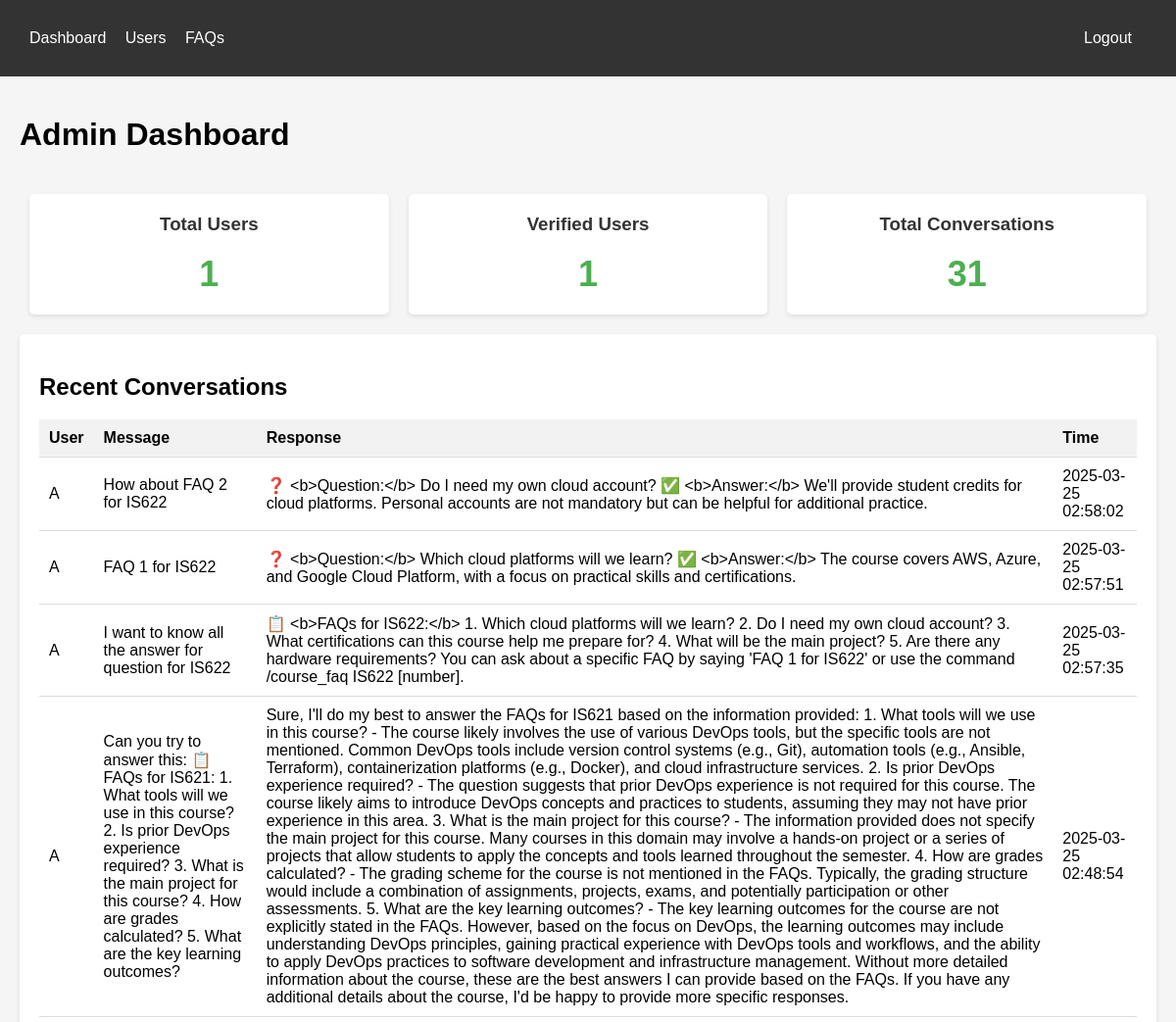
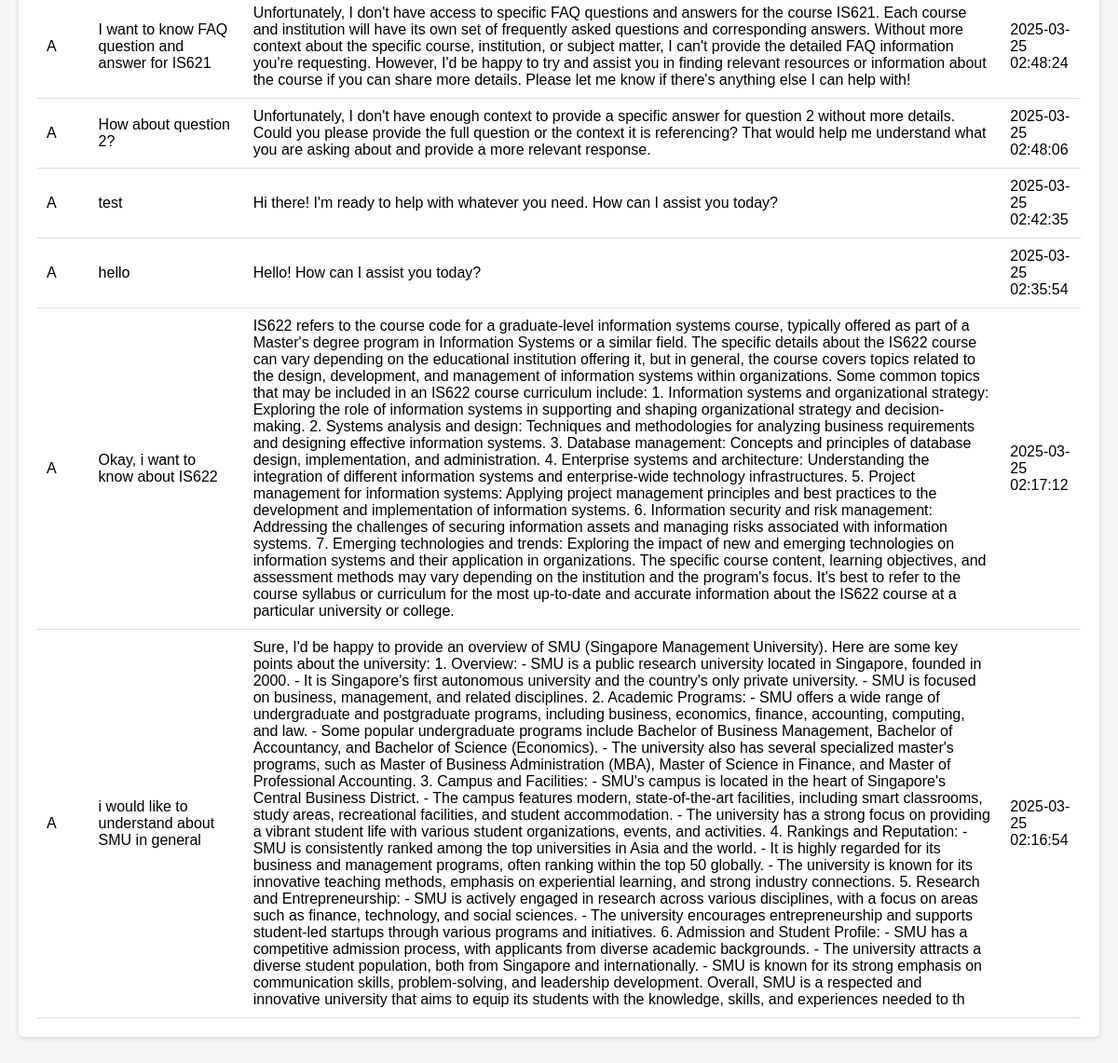
The app's page /dashboard (signed in) with its own data (2 pictures, top to bottom).
### tables this page shows
CREATE TABLE conversations (
        id INTEGER PRIMARY KEY AUTOINCREMENT,
        user_id TEXT,
        message TEXT,
        response TEXT,
        timestamp TIMESTAMP DEFAULT CURRENT_TIMESTAMP,
        FOREIGN KEY (user_id) REFERENCES users(user_id)
    );

CREATE TABLE users (
        user_id TEXT PRIMARY KEY,
        username TEXT,
        first_name TEXT,
        email TEXT,
        is_verified INTEGER DEFAULT 0,
        is_staff INTEGER DEFAULT 0,
        verification_code TEXT,
        code_expires_at TIMESTAMP,
        created_at TIMESTAMP DEFAULT CURRENT_TIMESTAMP
    );

### dashboard/app.py (the view)
@app.route('/dashboard')
def dashboard():
    if 'logged_in' not in session:
        return redirect(url_for('login'))
    conn = get_connection()
    cursor = conn.cursor()
    cursor.execute('SELECT COUNT(*) as count FROM users')
    user_count = cursor.fetchone()['count']
    cursor.execute('SELECT COUNT(*) as count FROM users WHERE is_verified = 1')
    verified_count = cursor.fetchone()['count']
    cursor.execute('SELECT COUNT(*) as count FROM conversations')
    conversation_count = cursor.fetchone()['count']
    cursor.execute('''
    SELECT c.message, c.response, c.timestamp, u.first_name
    FROM conversations c
    JOIN users u ON c.user_id = u.user_id
    ORDER BY c.timestamp DESC
    LIMIT 10
    ''')
    recent_conversations = cursor.fetchall()
    conn.close()
    return render_template('dashboard.html',
                          user_count=user_count,
                          verified_count=verified_count,
                          conversation_count=conversation_count,
                          recent_conversations=recent_conversations)

### db/database.py (called while the page is built)
def get_connection():
    conn = sqlite3.connect(DATABASE_PATH)
    conn.row_factory = sqlite3.Row  # This lets us access columns by name
    return conn

### dashboard/templates/dashboard.html (shortened to what this page needs)
<!DOCTYPE html>
<html>
<head>
</head>
<body>
    <div class="navbar">
        <div class="container">
            <a href="/dashboard">Dashboard</a>
            <a href="/users">Users</a>
            <a href="/faqs">FAQs</a>
            <a href="/logout" style="float:right">Logout</a>
        </div>
    </div>
    <div class="container">
        <div class="header">
            <h1>Admin Dashboard</h1>
        </div>
        <div class="stats">
            <div class="stat-card">
                <h3>Total Users</h3>
                <div class="number">{{ user_count }}</div>
            </div>
            <div class="stat-card">
                <h3>Verified Users</h3>
                <div class="number">{{ verified_count }}</div>
            </div>
            <div class="stat-card">
                <h3>Total Conversations</h3>
                <div class="number">{{ conversation_count }}</div>
            </div>
        </div>
        <div class="card">
            <h2>Recent Conversations</h2>
            <table>
                <thead>
                    <tr>
                        <th>User</th>
                        <th>Message</th>
                        <th>Response</th>
                        <th>Time</th>
                    </tr>
                </thead>
                <tbody>
                    {% for conv in recent_conversations %}
                    <tr>
                        <td>{{ conv.first_name }}</td>
                        <td>{{ conv.message }}</td>
                        <td>{{ conv.response }}</td>
                        <td>{{ conv.timestamp }}</td>
                    </tr>
                    {% endfor %}
                </tbody>
            </table>
        </div>
    </div>
</body>
</html>

### dashboard/templates/dashboard.html (style rules this page uses)
body { font-family: Arial, sans-serif; margin: 0; padding: 0; background-color: #f5f5f5; }
.container { max-width: 1200px; margin: 0 auto; padding: 20px; }
.header { display: flex; justify-content: space-between; align-items: center; margin-bottom: 20px; }
.navbar { background-color: #333; color: white; padding: 10px; }
.navbar a { color: white; text-decoration: none; margin-right: 15px; }
.stats { display: flex; justify-content: space-between; margin-bottom: 20px; }
.stat-card { background: white; padding: 20px; border-radius: 5px; box-shadow: 0 2px 5px rgba(0, 0, 0, 0.1); flex: 1; margin: 0 10px; text-align: center; }
.stat-card h3 { margin-top: 0; color: #333; }
.stat-card .number { font-size: 36px; font-weight: bold; color: #4CAF50; }
.card { background: white; padding: 20px; border-radius: 5px; box-shadow: 0 2px 5px rgba(0, 0, 0, 0.1); margin-bottom: 20px; }
table { width: 100%; border-collapse: collapse; }
table th, table td { padding: 10px; text-align: left; border-bottom: 1px solid #ddd; }
table th { background-color: #f2f2f2; }

### records on screen
conversations: first_name "A", message "How about FAQ 2 for IS622", response "❓ <b>Question:</b> Do I need my own cloud account? ✅ <b>Answer:</b> We'll provide student credits for cloud platforms. Personal accounts are not mandatory but can be helpful for additional practice.", timestamp "2025-03-25 02:58:02"
conversations: first_name "A", message "FAQ 1 for IS622", response "❓ <b>Question:</b> Which cloud platforms will we learn? ✅ <b>Answer:</b> The course covers AWS, Azure, and Google Cloud Platform, with a focus on practical skills and certifications.", timestamp "2025-03-25 02:57:51"
conversations: first_name "A", message "I want to know all the answer for question for IS622", response "📋 <b>FAQs for IS622:</b> 1. Which cloud platforms will we learn? 2. Do I need my own cloud account? 3. What certifications can this course help me prepare for? 4. What will be the main project? 5. Are there any hardware requirements? You can ask about a specific FAQ by saying 'FAQ 1 for IS622' or use the command /course_faq IS622 [number].", timestamp "2025-03-25 02:57:35"
conversations: first_name "A", message "Can you try to answer this: 📋 FAQs for IS621: 1. What tools will we use in this course? 2. Is prior DevOps experience required? 3. What is the main project for this course? 4. How are grades calculated? 5. What are the key learning outcomes?", response "Sure, I'll do my best to answer the FAQs for IS621 based on the information provided: 1. What tools will we use in this course? - The course likely involves the use of various DevOps tools, but the specific tools are not mentioned. Common DevOps tools include version control systems (e.g., Git), automation tools (e.g., Ansible, Terraform), containerization platforms (e.g., Docker), and cloud infrastructure services. 2. Is prior DevOps experience required? - The question suggests that prior DevOps experience is not required for this course. The course likely aims to introduce DevOps concepts and practices to students, assuming they may not have prior experience in this area. 3. What is the…", timestamp "2025-03-25 02:48:54"
conversations: first_name "A", message "I want to know FAQ question and answer for IS621", response "Unfortunately, I don't have access to specific FAQ questions and answers for the course IS621. Each course and institution will have its own set of frequently asked questions and corresponding answers. Without more context about the specific course, institution, or subject matter, I can't provide the detailed FAQ information you're requesting. However, I'd be happy to try and assist you in finding relevant resources or information about the course if you can share more details. Please let me know if there's anything else I can help with!", timestamp "2025-03-25 02:48:24"
conversations: first_name "A", message "How about question 2?", response "Unfortunately, I don't have enough context to provide a specific answer for question 2 without more details. Could you please provide the full question or the context it is referencing? That would help me understand what you are asking about and provide a more relevant response.", timestamp "2025-03-25 02:48:06"
conversations: first_name "A", message "test", response "Hi there! I'm ready to help with whatever you need. How can I assist you today?", timestamp "2025-03-25 02:42:35"
conversations: first_name "A", message "hello", response "Hello! How can I assist you today?", timestamp "2025-03-25 02:35:54"
conversations: first_name "A", message "Okay, i want to know about IS622", response "IS622 refers to the course code for a graduate-level information systems course, typically offered as part of a Master's degree program in Information Systems or a similar field. The specific details about the IS622 course can vary depending on the educational institution offering it, but in general, the course covers topics related to the design, development, and management of information systems within organizations. Some common topics that may be included in an IS622 course curriculum include: 1. Information systems and organizational strategy: Exploring the role of information systems in supporting and shaping organizational strategy and decision-making. 2. Systems analysis and design:…", timestamp "2025-03-25 02:17:12"
conversations: first_name "A", message "i would like to understand about SMU in general", response "Sure, I'd be happy to provide an overview of SMU (Singapore Management University). Here are some key points about the university: 1. Overview: - SMU is a public research university located in Singapore, founded in 2000. - It is Singapore's first autonomous university and the country's only private university. - SMU is focused on business, management, and related disciplines. 2. Academic Programs: - SMU offers a wide range of undergraduate and postgraduate programs, including business, economics, finance, accounting, computing, and law. - Some popular undergraduate programs include Bachelor of Business Management, Bachelor of Accountancy, and Bachelor of Science (Economics). - The…", timestamp "2025-03-25 02:16:54"

### other values on screen
{{ user_count }} "1"
{{ verified_count }} "1"
{{ conversation_count }} "31"
